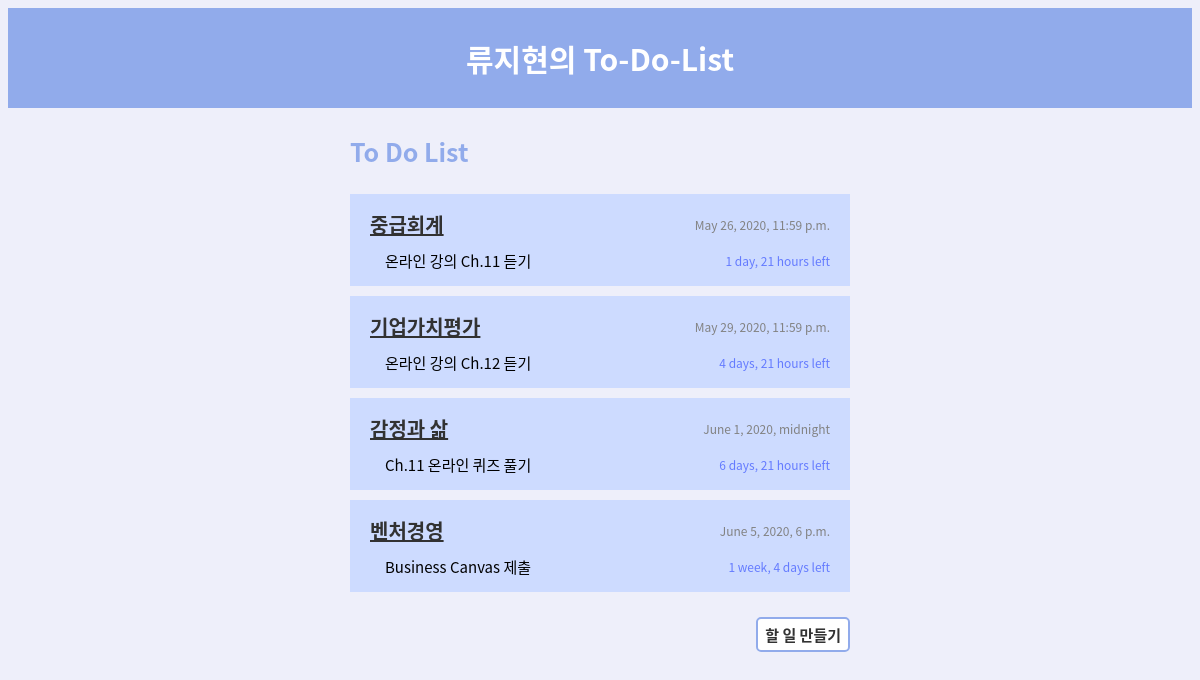
The page / on the database its author committed.
### list/models.py (models this page shows, shortened)
class ToDo(models.Model):
    title = models.CharField(max_length=20)
    content = models.TextField()
    duedate = models.DateTimeField()

### list/views.py (the view)
# urls.py: 2. Add a URL to urlpatterns:  path('', views.home, name='home')
def home(request):
    todos = ToDo.objects.all().order_by('duedate')
    return render(request, 'home.html', {'todos':todos})

### list/templates/home.html (shortened to what this page needs)
{% extends 'base.html' %}
{% block css %}
    {% load static %}
    <link rel="stylesheet" type="text/css" href="{% static 'home.css' %}">
{% endblock css %}
{% block content %}
<div class="container">
    <h2>To Do List</h2>
    {% for todo in todos %}
    <div class="to_do_list">
        <div class="info_1">
            <h3><a href="{% url 'detail' todo.pk %}">{{ todo.title }}</a></h3>
            <p>{{ todo.duedate }}</p>
        </div>
        <div class="info_2">
            <h6>{{ todo.content }}</h6>
            <p>{{ todo.duedate|timeuntil }} left</p>
        </div>
    </div>
    {% endfor %}
    <div class="create">
        <a href="{% url 'new' %}">할 일 만들기</a>
    </div>
</div>
{% endblock content %}

### list/templates/base.html (shortened to what this page needs)
<!DOCTYPE html>
<html lang="en">
<head>
    {% load static %}
    <link rel="stylesheet" type="text/css" href="{% static 'base.css' %}">
    {% block css %}{% endblock css %}
</head>
<body>
    <h1>류지현의 To-Do-List</h1>
    {% block content %}
    {% endblock content %}
</body>
</html>

### list/static/base.css (style rules this page uses)
html { background-color: rgb(238, 239, 250); font-family: 'NanumsquareRound', 'Noto Sans CJK KR'; }
h1 { height: 100px; background-color: rgb(145, 171, 235); font-size: 30px; font-weight: 900; color: white; text-align: center; line-height: 100px; margin: 0 auto; }

### list/static/home.css (style rules this page uses)
.container { width: 500px; margin: 0 auto; }
h2 { color: rgb(145, 171, 235); font-size: 25px; margin: 25px 0; }
.to_do_list { background-color: rgb(205, 219, 255); margin: 10px 0; padding: 10px 20px; }
.info_1 { display: flex; flex-direction: row; justify-content: space-between; align-items: center; }
.info_1 a { color: rgb(50, 50, 50); }
h3 { font-size: 20px; margin: 0; }
.info_1 p { font-size: 12px; color: rgb(130, 130, 130); }
.info_2 { display: flex; flex-direction: row; justify-content: space-between; align-items: center; }
.info_2 h6 { font-size: 15px; font-weight: 300; margin: 5px 15px; }
.info_2 p { color: rgb(100, 123, 255); font-size: 12px; font-weight: 300; margin: 5px 0; }
.create { float: right; margin: 20px 0; }
.create a { font-size: 15px; font-weight: 700; text-decoration: none; color: rgb(50, 50, 50); background-color: white; padding: 5px 7px; margin: 20px 0; border: 2px solid rgb(145, 171, 235); border-radius: 5px; }

### rows shown on the page
ToDo: title "중급회계", duedate "May 26, 2020, 11:59 p.m.", content "온라인 강의 Ch.11 듣기", duedate "1 day, 21 hours"
ToDo: title "기업가치평가", duedate "May 29, 2020, 11:59 p.m.", content "온라인 강의 Ch.12 듣기", duedate "4 days, 21 hours"
ToDo: title "감정과 삶", duedate "June 1, 2020, midnight", content "Ch.11 온라인 퀴즈 풀기", duedate "6 days, 21 hours"
ToDo: title "벤처경영", duedate "June 5, 2020, 6 p.m.", content "Business Canvas 제출", duedate "1 week, 4 days"
